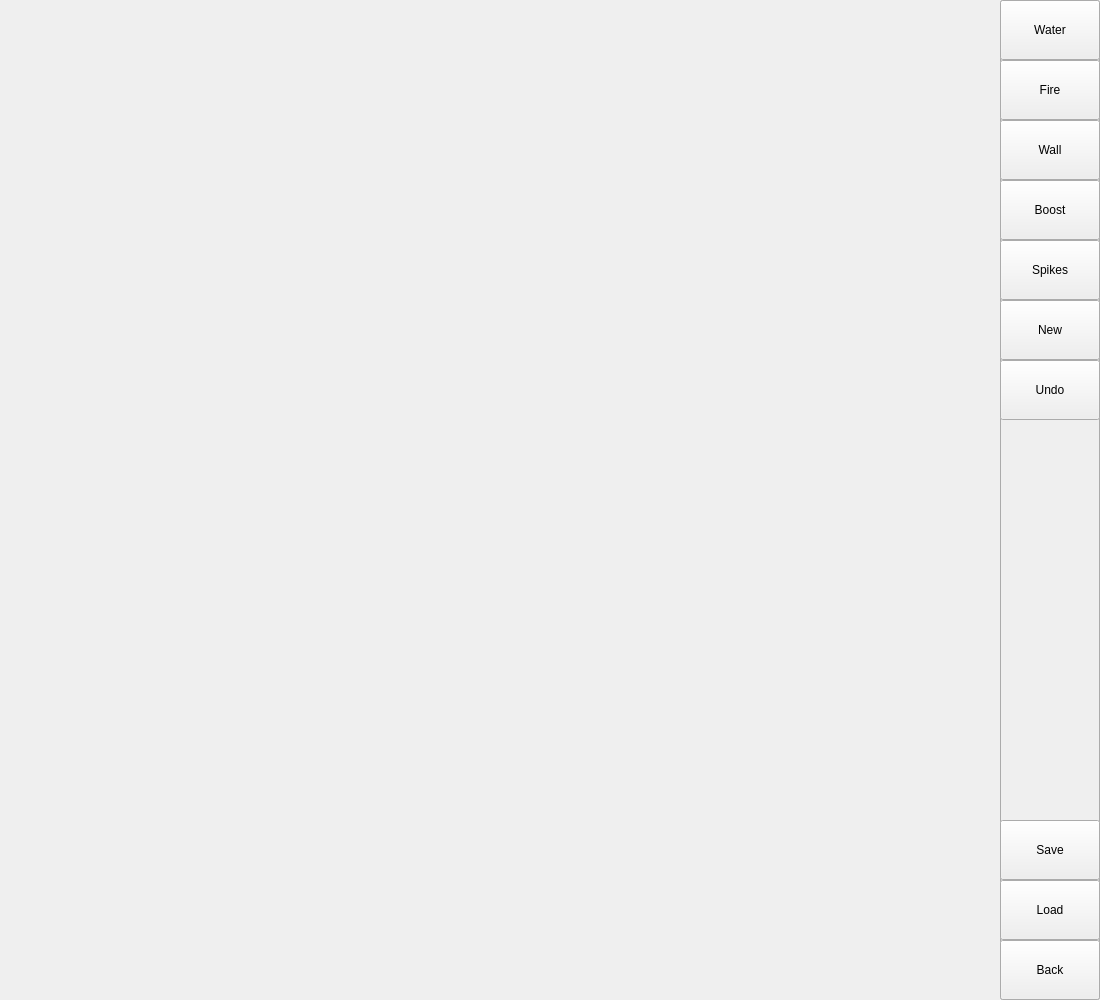
<?xml version="1.0" encoding="UTF-8"?>
<ui version="4.0">
 <class>MainWindow</class>
 <widget class="QMainWindow" name="MainWindow">
  <property name="geometry">
   <rect>
    <x>0</x>
    <y>0</y>
    <width>1100</width>
    <height>1000</height>
   </rect>
  </property>
  <property name="windowTitle">
   <string>MainWindow</string>
  </property>
  <widget class="QWidget" name="centralwidget">
   <widget class="QPushButton" name="water_button">
    <property name="geometry">
     <rect>
      <x>1000</x>
      <y>0</y>
      <width>100</width>
      <height>60</height>
     </rect>
    </property>
    <property name="text">
     <string>Water</string>
    </property>
   </widget>
   <widget class="QPushButton" name="fire_button">
    <property name="geometry">
     <rect>
      <x>1000</x>
      <y>60</y>
      <width>100</width>
      <height>60</height>
     </rect>
    </property>
    <property name="text">
     <string>Fire</string>
    </property>
   </widget>
   <widget class="QPushButton" name="boost_button">
    <property name="geometry">
     <rect>
      <x>1000</x>
      <y>180</y>
      <width>100</width>
      <height>60</height>
     </rect>
    </property>
    <property name="text">
     <string>Boost</string>
    </property>
   </widget>
   <widget class="QPushButton" name="spikes_button">
    <property name="geometry">
     <rect>
      <x>1000</x>
      <y>240</y>
      <width>100</width>
      <height>60</height>
     </rect>
    </property>
    <property name="text">
     <string>Spikes</string>
    </property>
   </widget>
   <widget class="QPushButton" name="wall_button">
    <property name="geometry">
     <rect>
      <x>1000</x>
      <y>120</y>
      <width>100</width>
      <height>60</height>
     </rect>
    </property>
    <property name="text">
     <string>Wall</string>
    </property>
   </widget>
   <widget class="QPushButton" name="save_button">
    <property name="geometry">
     <rect>
      <x>1000</x>
      <y>820</y>
      <width>100</width>
      <height>60</height>
     </rect>
    </property>
    <property name="text">
     <string>Save</string>
    </property>
   </widget>
   <widget class="QPushButton" name="new_button">
    <property name="geometry">
     <rect>
      <x>1000</x>
      <y>300</y>
      <width>100</width>
      <height>60</height>
     </rect>
    </property>
    <property name="text">
     <string>New</string>
    </property>
   </widget>
   <widget class="QPushButton" name="undo_button">
    <property name="geometry">
     <rect>
      <x>1000</x>
      <y>360</y>
      <width>100</width>
      <height>60</height>
     </rect>
    </property>
    <property name="text">
     <string>Undo</string>
    </property>
   </widget>
   <widget class="QLineEdit" name="lineEdit">
    <property name="enabled">
     <bool>false</bool>
    </property>
    <property name="geometry">
     <rect>
      <x>1000</x>
      <y>0</y>
      <width>100</width>
      <height>1000</height>
     </rect>
    </property>
    <property name="autoFillBackground">
     <bool>false</bool>
    </property>
    <property name="styleSheet">
     <string notr="true">lineedit-&gt;setStyleSheet(&quot;* { background-color: rgba(0, 0, 0, 0); }&quot;);</string>
    </property>
   </widget>
   <widget class="QPushButton" name="load_button">
    <property name="geometry">
     <rect>
      <x>1000</x>
      <y>880</y>
      <width>100</width>
      <height>60</height>
     </rect>
    </property>
    <property name="text">
     <string>Load</string>
    </property>
   </widget>
   <widget class="QPushButton" name="back_button">
    <property name="geometry">
     <rect>
      <x>1000</x>
      <y>940</y>
      <width>100</width>
      <height>60</height>
     </rect>
    </property>
    <property name="text">
     <string>Back</string>
    </property>
   </widget>
   <zorder>lineEdit</zorder>
   <zorder>water_button</zorder>
   <zorder>fire_button</zorder>
   <zorder>boost_button</zorder>
   <zorder>spikes_button</zorder>
   <zorder>wall_button</zorder>
   <zorder>save_button</zorder>
   <zorder>new_button</zorder>
   <zorder>undo_button</zorder>
   <zorder>load_button</zorder>
   <zorder>back_button</zorder>
  </widget>
 </widget>
 <resources/>
 <connections/>
</ui>
